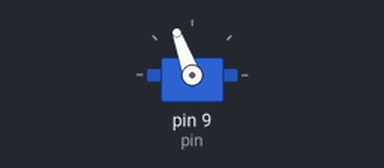
Simulated run of this sketch. Board: Arduino Uno, built with avr-gcc and run on an emulated ATmega328P. Parts: servo.

Above: at 0.05 s.
At 1.35 s:
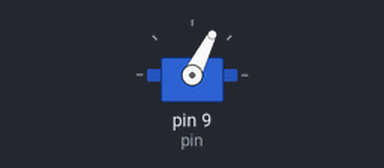
At 2.6 s:
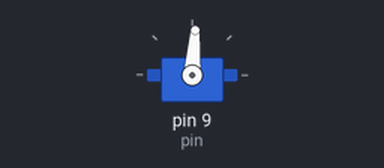
Timing chart, 0 to 6.0 s (numbered marks = the images above):
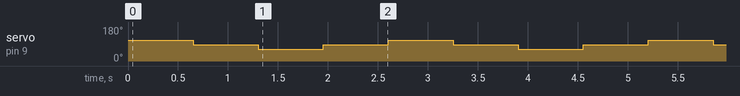

The sketch:

servo_180.ino
```cpp
#include <Servo.h>;
Servo servo1;

int pin = 9;    // pin de conexión PWM al servo
int pulsoMinimo = 580;  // Duración en microsegundos del pulso para girar 0º
int pulsoMaximo = 2500; // Duración en microsegundos del pulso para girar 180º
int angulo = 0; // Variable para guardar el angulo que deseamos de giro
int stop = 1500;

int velocidad_derecha = 1750;
int velocidad_izquierda = 1250;

int tiempo = 650;

void setup()
{
  servo1.attach(pin, pulsoMinimo, pulsoMaximo);//, pulsoMinimo, pulsoMaximo);
  servo1.write(stop);
  Serial.begin(9600);
}

void loop()
{
  /*
    servo1.write(0);
    delay(1000);
    servo1.write(30);
    delay(1000);
    servo1.write(60);
    delay(1000);
    servo1.write(90);
    delay(1000);
    servo1.write(120);
    delay(1000);
    servo1.write(150);
    delay(1000);
    servo1.write(180);
    delay(1000);
    */
    servo1.write(velocidad_derecha);
    delay(tiempo);
    servo1.write(stop);
    delay(tiempo);
    servo1.write(velocidad_izquierda);
    delay(tiempo);
    servo1.write(stop);
    delay(tiempo);
}
```

Measured:
- by itself, servo on pin 9 (pin): repeats every 2.6 s: 63° 0.65 s, 86° 0.65 s, 110° 0.65 s, 86° 0.65 s
